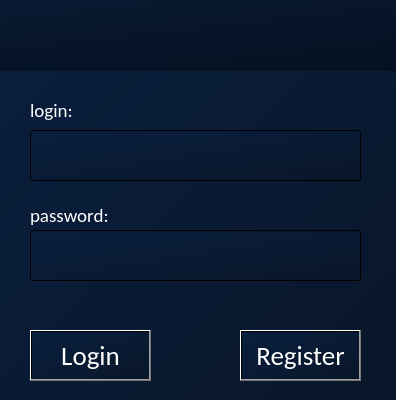
<?xml version="1.0" encoding="UTF-8"?>
<ui version="4.0">
 <class>MainWindow</class>
 <widget class="QMainWindow" name="MainWindow">
  <property name="enabled">
   <bool>true</bool>
  </property>
  <property name="geometry">
   <rect>
    <x>0</x>
    <y>0</y>
    <width>396</width>
    <height>400</height>
   </rect>
  </property>
  <property name="windowTitle">
   <string>GL Launcher</string>
  </property>
  <property name="autoFillBackground">
   <bool>false</bool>
  </property>
  <property name="styleSheet">
   <string notr="true">background-color:
qlineargradient(spread:pad, x1:1, y1:1, x2:0, y2:0, stop:0 rgba(9, 22, 41, 255), stop:1 rgba(9, 31, 63, 255))</string>
  </property>
  <property name="windowFilePath">
   <string/>
  </property>
  <property name="animated">
   <bool>true</bool>
  </property>
  <widget class="QWidget" name="centralwidget">
   <widget class="QWidget" name="widget" native="true">
    <property name="geometry">
     <rect>
      <x>-20</x>
      <y>-20</y>
      <width>821</width>
      <height>91</height>
     </rect>
    </property>
    <property name="styleSheet">
     <string notr="true">background-color:qlineargradient(spread:pad, x1:1, y1:1, x2:0, y2:0, stop:0 rgba(5, 13, 25, 255), stop:1 rgba(8, 27, 54, 255))

</string>
    </property>
    <widget class="QLabel" name="label">
     <property name="geometry">
      <rect>
       <x>30</x>
       <y>30</y>
       <width>51</width>
       <height>51</height>
      </rect>
     </property>
     <property name="layoutDirection">
      <enum>Qt::LeftToRight</enum>
     </property>
     <property name="styleSheet">
      <string notr="true">background-color:
rgba(255, 255, 255, 0)</string>
     </property>
     <property name="text">
      <string/>
     </property>
     <property name="pixmap">
      <pixmap>resources/gl3.png</pixmap>
     </property>
    </widget>
   </widget>
   <widget class="QLineEdit" name="lineEdit">
    <property name="geometry">
     <rect>
      <x>30</x>
      <y>130</y>
      <width>331</width>
      <height>51</height>
     </rect>
    </property>
    <property name="font">
     <font>
      <family>Calibri</family>
      <pointsize>20</pointsize>
     </font>
    </property>
    <property name="styleSheet">
     <string notr="true">color: rgb(255, 255, 255)</string>
    </property>
   </widget>
   <widget class="QLineEdit" name="lineEdit_2">
    <property name="geometry">
     <rect>
      <x>30</x>
      <y>230</y>
      <width>331</width>
      <height>51</height>
     </rect>
    </property>
    <property name="font">
     <font>
      <family>Calibri</family>
      <pointsize>20</pointsize>
     </font>
    </property>
    <property name="styleSheet">
     <string notr="true">color: white;</string>
    </property>
   </widget>
   <widget class="QPushButton" name="pushButton">
    <property name="geometry">
     <rect>
      <x>30</x>
      <y>330</y>
      <width>121</width>
      <height>51</height>
     </rect>
    </property>
    <property name="font">
     <font>
      <family>Calibri</family>
      <pointsize>20</pointsize>
     </font>
    </property>
    <property name="styleSheet">
     <string notr="true">color: rgb(255, 255, 255)</string>
    </property>
    <property name="text">
     <string>Login</string>
    </property>
   </widget>
   <widget class="QPushButton" name="pushButton_2">
    <property name="geometry">
     <rect>
      <x>240</x>
      <y>330</y>
      <width>121</width>
      <height>51</height>
     </rect>
    </property>
    <property name="font">
     <font>
      <family>Calibri</family>
      <pointsize>20</pointsize>
     </font>
    </property>
    <property name="styleSheet">
     <string notr="true">color: rgb(255, 255, 255)</string>
    </property>
    <property name="text">
     <string>Register</string>
    </property>
   </widget>
   <widget class="QLabel" name="label_2">
    <property name="geometry">
     <rect>
      <x>30</x>
      <y>95</y>
      <width>151</width>
      <height>31</height>
     </rect>
    </property>
    <property name="font">
     <font>
      <family>Calibri</family>
      <pointsize>14</pointsize>
     </font>
    </property>
    <property name="styleSheet">
     <string notr="true">background-color: rgba(255, 255, 255, 0);
color: white;</string>
    </property>
    <property name="text">
     <string>login:</string>
    </property>
   </widget>
   <widget class="QLabel" name="label_3">
    <property name="geometry">
     <rect>
      <x>30</x>
      <y>200</y>
      <width>151</width>
      <height>31</height>
     </rect>
    </property>
    <property name="font">
     <font>
      <family>Calibri</family>
      <pointsize>14</pointsize>
     </font>
    </property>
    <property name="styleSheet">
     <string notr="true">background-color: rgba(255, 255, 255, 0);
color: white;</string>
    </property>
    <property name="text">
     <string>password:</string>
    </property>
   </widget>
   <widget class="QLabel" name="Incorrect">
    <property name="geometry">
     <rect>
      <x>80</x>
      <y>289</y>
      <width>231</width>
      <height>31</height>
     </rect>
    </property>
    <property name="font">
     <font>
      <family>Calibri</family>
      <pointsize>14</pointsize>
     </font>
    </property>
    <property name="styleSheet">
     <string notr="true">background-color: rgba(255, 255, 255, 0);
color: red;</string>
    </property>
    <property name="text">
     <string/>
    </property>
    <property name="alignment">
     <set>Qt::AlignCenter</set>
    </property>
   </widget>
   <widget class="QLabel" name="Correct">
    <property name="geometry">
     <rect>
      <x>80</x>
      <y>290</y>
      <width>231</width>
      <height>31</height>
     </rect>
    </property>
    <property name="font">
     <font>
      <family>Calibri</family>
      <pointsize>14</pointsize>
     </font>
    </property>
    <property name="styleSheet">
     <string notr="true">background-color: rgba(255, 255, 255, 0);
color: green;</string>
    </property>
    <property name="text">
     <string/>
    </property>
    <property name="alignment">
     <set>Qt::AlignCenter</set>
    </property>
   </widget>
  </widget>
 </widget>
 <resources/>
 <connections/>
</ui>
